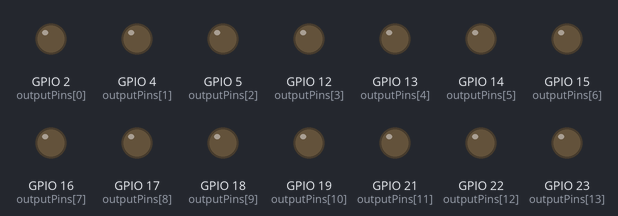
A program run on a simulated ESP32. Parts: output pins drawn as LEDs (lit = HIGH). WiFi joins after 1.5 s; servers stay silent unless stated; storage starts empty; EEPROM starts erased; what the program prints to the serial monitor is not drawn.

Above: at 4.5 s.
Timing chart, 0 to 6.0 s (numbered marks = the images above):
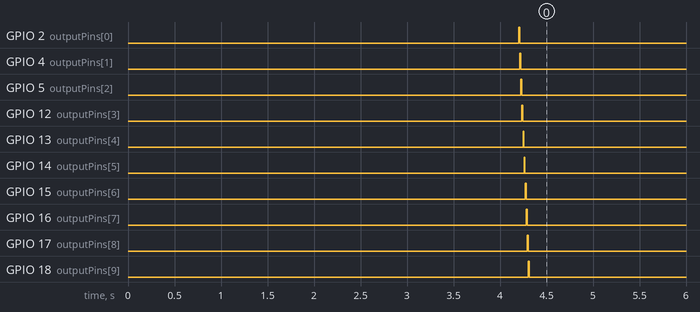

The program:

main.cpp
```cpp
#include <main.h>

/*
      Smart ESP32 Tester

      → What does this code tests:

        ∘ Output pins;
        ∘ Input pins;
        ∘ Cores;
        ∘ Wi-Fi;
        ∘ EEPROM;
        ° Non Volatile Storage;
        ° SPIFFS.

  v2.5.1

----------------------- User Area ----------------------- */

// Wi-Fi
const char * ssid = "ssid";
const char * password = "password";

// Configuration
#define TEST_OUTPUT 1
#define TEST_INPUT 0
#define TEST_TASK 1
#define TEST_EEPROM 1
#define TEST_SPIFFS 1
#define TEST_NVS 1
#define TEST_WIFI 1

/* ------------------------------------------------------ */

Preferences preferences;

TaskHandle_t core0_Handle = NULL;
TaskHandle_t core1_Handle = NULL;

byte outputPins[] = {2,4,5,12,13,14,15,16,17,18,19,21,22,23,25,26,27,32,33};
byte inputPins[] = {34,35,36,39};

unsigned long resetMillis = 0, inputTestTime = 0;
bool testFinished = 0, outputOK = 0, inputOK = 0, wifiOK = 0, spiffsOK = 0, nvsOK = 0, eepromOK = 0, core0 = 0, core1 = 0,
IO34 = 0, IO35 = 0, IO36 = 0, IO39 = 0;

void setup() {
  Serial.begin(115200);
  Serial.println("\n-------- ESP32 Test Started! --------\n");

  // SPIFFS
  if (TEST_SPIFFS) {
    Serial.println(" → SPIFFS test started!");
    SPIFFS.begin(true);
    Serial.println("Mounting SPIFFS");

    File file = SPIFFS.open("/TEST_SPIFFS.txt", FILE_WRITE);
    if (file.print(" SPIFFS OK!\n")) {
      spiffsOK = true;
      Serial.println("File was written");
    } else {
      spiffsOK = false;
      Serial.println("File write failed");
    }
    file.close();

    if (spiffsOK) {
      file = SPIFFS.open("/TEST_SPIFFS.txt");

      while (file.available()) {
        Serial.write(file.read());
        delay(1);
      }

      file.close();
      if(SPIFFS.remove("/TEST_SPIFFS.txt"))
        Serial.println("Test file deleted!");
    }
  } else Serial.println("SPIFFS test skipped.");

  // NVS
  if (TEST_NVS) {
    Serial.println("\n → NVS test started!");
    preferences.begin("nvs-test", false);
    preferences.putInt("value", 1024);
    if (preferences.getInt("value") == 1024) {
      Serial.println(" NVS OK!");
      nvsOK = true;
    } else Serial.println("** NVS NOT OK **");

    preferences.clear();
    preferences.end();
  } else Serial.println("\nNVS test skipped.");

  // EEPROM
  if (TEST_EEPROM) {
    Serial.println("\n →  EEPROM test started!");
    EEPROM.begin(EEPROM_SIZE);
    eepromOK = true;

    for (int i = 0; i < EEPROM_SIZE; i++) {
      EEPROM.writeBool(i, 1);
      delay(1);
    }
    EEPROM.commit();
    delay(100);

    for (int i = 0; i < EEPROM_SIZE; i++) {
      if (EEPROM.readBool(i) != 1)
        eepromOK = false;
      delay(1);
    }
    for (int i = 0; i < EEPROM_SIZE; i++) {
      EEPROM.writeBool(i, 0);
      delay(1);
    }
    EEPROM.commit();
    delay(100);
    EEPROM.end();
    Serial.println("EEPROM Cleared");

    eepromOK ? Serial.println(" EEPROM OK") : Serial.println(" EEPROM FAILED");
  } else Serial.println("\nEEPROM test skipped.");

  // WIFI
  if (TEST_WIFI) {
    Serial.print("\n → Wi-Fi test started!\nConnecting...");

    WiFi.begin(ssid, password);
    wifiOK = false;
    for (int tries = 1; tries < 10; tries++) {
      Serial.print(".");
      delay(1000);
      if (WiFi.status() == WL_CONNECTED) {
        Serial.println(" Connected!\n WIFI OK!");
        wifiOK = true;
        break;
      }
    }
    if (WiFi.status() != WL_CONNECTED)
      Serial.println("Couldn't connect to wi-fi\n Verify if your wi-fi ssid and password is inserted correctly at \"User Area\"");
    else {
      WiFi.disconnect(false, true);
      Serial.println("SSID Erased");
    }
  } else Serial.println("\nWi-Fi test skipped!");

  // TASKS
  if (TEST_TASK) {
    Serial.print("\n → Task test started!");
    xTaskCreatePinnedToCore(core_0, "core_0", 4096, NULL, 1, &core0_Handle, 0);
    delay(200);
    xTaskCreatePinnedToCore(core_1, "core_1", 4096, NULL, 1, &core1_Handle, 1);
    delay(200);
  } else Serial.println("\nTask test skipped!");

  // OUTPUT
  if (TEST_OUTPUT) {
    Serial.println("\n → Output pins test started!");
    outputOK = true;
    for (int i = 0; i < 19; i++) {
      pinMode(outputPins[i], OUTPUT);
      delay(1);
      digitalWrite(outputPins[i], HIGH);
      delay(10);
      if (digitalRead(outputPins[i]))
        Serial.printf(" OUTPUT PIN %d: OK!\n", outputPins[i]);
      else {
        Serial.printf(" OUTPUT PIN %d: *NOT OK*\n", outputPins[i]);
        outputOK = false;
      }
      digitalWrite(outputPins[i], LOW);
    }
  } else Serial.println("\nOutput test skipped!");

  // INPUT
  if (TEST_INPUT) {
    Serial.println("\n → Input pins test started!");

    for (int i = 0; i < 4; i++) {
      pinMode(inputPins[i], INPUT);
      delay(1);
    }

    inputTestTime = millis();
  } else Serial.println("\nInput test skipped!");
}

void loop() {
  if (TEST_INPUT) {
    if (!IO34 && digitalRead(34)) {
      Serial.println(" INPUT PIN 34: OK!");
      IO34 = true;
    }if (!IO35 && digitalRead(35)) {
      Serial.println(" INPUT PIN 35: OK!");
      IO35 = true;
    }if (!IO36 && digitalRead(36)) {
      Serial.println(" INPUT PIN 36: OK!");
      IO36 = true;
    }if (!IO39 && digitalRead(39)) {
      Serial.println(" INPUT PIN 39: OK!");
      IO39 = true;
    }if (IO34 && IO35 && IO36 && IO39)
      inputOK = true;
  }

  // Retry WiFi Connection
  if ((TEST_WIFI && !wifiOK) && (!TEST_INPUT || inputOK)) {
    Serial.println("\n Retrying to establish connection with the Wi-Fi");
    WiFi.begin(ssid, password);
    while (millis() - inputTestTime <= TIME_TO_GET_RESULTS) {
      Serial.print(".");
      delay(3000);
      if (WiFi.status() == WL_CONNECTED) {
        Serial.println(" Connected!\n WIFI OK!");
        wifiOK = true;
        break;
      }
    }
  }

  // Test Results
  testFinished = ((wifiOK || !TEST_WIFI) && ((core0 && core1) || !TEST_TASK) && (inputOK || !TEST_INPUT));
  if ((millis() - inputTestTime >= TIME_TO_GET_RESULTS || testFinished)) {
    Serial.println("\n\n----------- Test Results ------------");

    TEST_OUTPUT ? Serial.printf("\n Output Pins: %s.", outputOK ? "OK" : "One or more pins didn't work")
      : Serial.print("\n Output Pins: Test skipped.");

    if (TEST_INPUT) {
      Serial.printf("\n Input Pins: %s.", inputOK ? "OK" : "One or more pins didn't work");
      if (!inputOK) {
        Serial.print("\nInput Pins that aren't working: ");
        IO34 ? Serial.print("") : Serial.print("IO34, ");
        IO35 ? Serial.print("") : Serial.print("IO35, ");
        IO36 ? Serial.print("") : Serial.print("IO36, ");
        IO39 ? Serial.print("") : Serial.print("IO39. ");
        Serial.println("");
      }
    } else Serial.print("\n Input Pins: Test skipped.");

    TEST_EEPROM ? Serial.printf("\n EEPROM: %s.", eepromOK ? "OK" : "NOT OK") : Serial.print("\n EEPROM: Test skipped.");
    TEST_SPIFFS ? Serial.printf("\n SPIFFS: %s.", spiffsOK ? "OK" : "NOT OK") : Serial.print("\n SPIFFS: Test skipped.");
    TEST_NVS ? Serial.printf("\n NVS: %s.", nvsOK ? "OK" : "NOT OK") : Serial.print("\n NVS: Test skipped.");
    TEST_WIFI ? Serial.printf("\n Wi-Fi: %s.", wifiOK ? "OK" : "NOT OK") : Serial.print("\n Wi-Fi: Test skipped.");

    if (TEST_TASK) {
      Serial.printf("\n Core 0: %s.", core0 ? "OK" : "NOT OK");
      Serial.printf("\n Core 1: %s.", core1 ? "OK" : "NOT OK");
    } else Serial.print("\n Tasks: Test skipped.");

    Serial.println("\n\n-------------------------------------");
    if (testFinished) {
      Serial.println("Test finished!");

      if (int(millis()/1000) == 1)
        Serial.println("Test duration: 1 second.");
      else Serial.printf("Test duration: %d seconds.\n", int(millis()/1000));

      vTaskDelete(NULL);
    }
    inputTestTime = millis();
  }
  delay(10);
}

void core_0(void * pvParameters) {
  while (1) {
    core0 = true;
    Serial.println("\n Core 0 OK!");
    vTaskDelete(NULL);
  }
}

void core_1(void * pvParameters) {
  while (1) {
    core1 = true;
    Serial.println(" Core 1 OK!");
    vTaskDelete(NULL);
  }
}
```

main.h
```cpp
#include <Arduino.h>
#include <WiFi.h>
#include <EEPROM.h>
#include <Preferences.h>
#include <SPIFFS.h>

#define TIME_TO_GET_RESULTS 60000
#define EEPROM_SIZE 512

/**
 * @brief Task assigned to core 0.
 *
 * @param pvParameters
 */
void core_0(void *pvParameters);

/**
 * @brief Task assigned to core 1.
 *
 * @param pvParameters
 */
void core_1(void *pvParameters);
```
